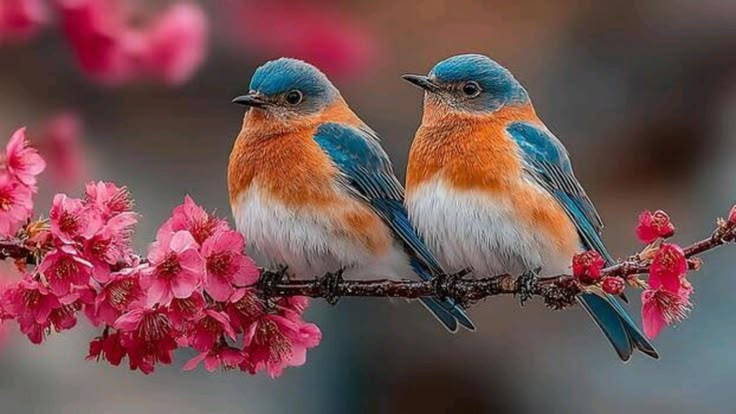
#> input picture EXP-8/123.jpeg, 736 x 414 px
$ jupyter execute 'exp 8.ipynb'
#> lines starting #> are read from the running program, lines starting #| are printed output that depends on the picture; after the words box and inside, x2 and y2 are one past the last pixel; in counts of white or black regions, pixels touching at a corner belong together
# EXPERIMENT – 08

Name: NAVEEN V
Register Number: 212225240098
Experiment Number: 08

[cell 1]
import cv2
import numpy as np
import matplotlib.pyplot as plt

[cell 2]
import cv2
import matplotlib.pyplot as plt

image = cv2.imread("123.jpeg")
#> image is the input picture: shape (414, 736, 3); mean B, G, R 82, 80.4, 116.5

gray_image = cv2.cvtColor(image, cv2.COLOR_BGR2GRAY)
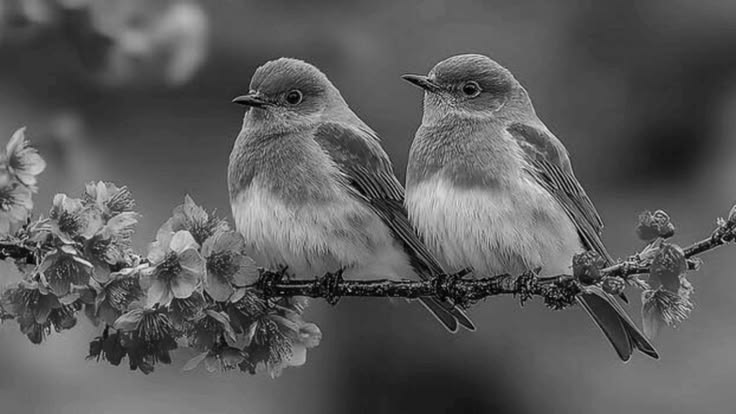
#> gray_image: shape (414, 736); min 0, max 235, mean 91.4

plt.imshow(gray_image, cmap='gray')
plt.axis('off')
plt.show()

[cell 3]
# Original Image
plt.subplot(2, 2, 1)
plt.imshow(cv2.cvtColor(image, cv2.COLOR_BGR2RGB))  # Convert from BGR to RGB for display
plt.title("Original Image")
plt.axis('off')

[cell 4]
# Step 3: Use Global Thresholding to segment the image
# Apply global thresholding with a threshold value of 127
_, global_thresholded = cv2.threshold(gray_image, 127, 255, cv2.THRESH_BINARY)
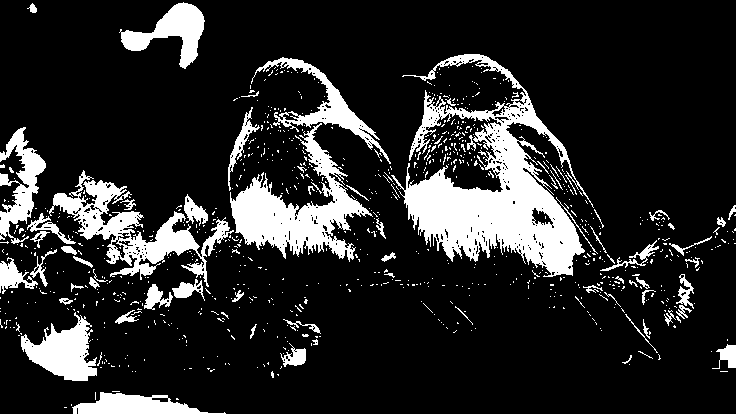
#> global_thresholded: shape (414, 736); 16.1% white; 859 white regions (790 under 20 px), largest, box (x1, y1, x2, y2) and area: (391, 54, 594, 277) 16167, (230, 123, 373, 262) 6821, (49, 170, 234, 287) 5596

[cell 5]
# Global Thresholding
plt.subplot(2, 2, 2)
plt.imshow(global_thresholded, cmap='gray')
plt.title("Global Thresholding")
plt.axis('off')

[cell 6]
adaptive_thresholded = cv2.adaptiveThreshold(
    gray_image,
    255,
    cv2.ADAPTIVE_THRESH_GAUSSIAN_C,
    cv2.THRESH_BINARY,
    11,
    2
)
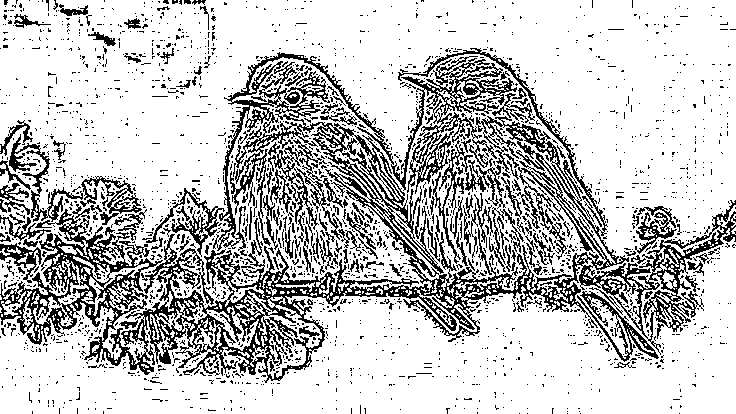
#> adaptive_thresholded: shape (414, 736); 77.2% white; black in thin lines or dots

[cell 7]
plt.subplot(2, 2, 3)
plt.imshow(adaptive_thresholded, cmap='gray')
plt.title("Adaptive Thresholding")
plt.axis('off')

[cell 8]
otsu_thresholded = cv2.threshold(
    gray_image,
    0,
    255,
    cv2.THRESH_BINARY + cv2.THRESH_OTSU
)[1]
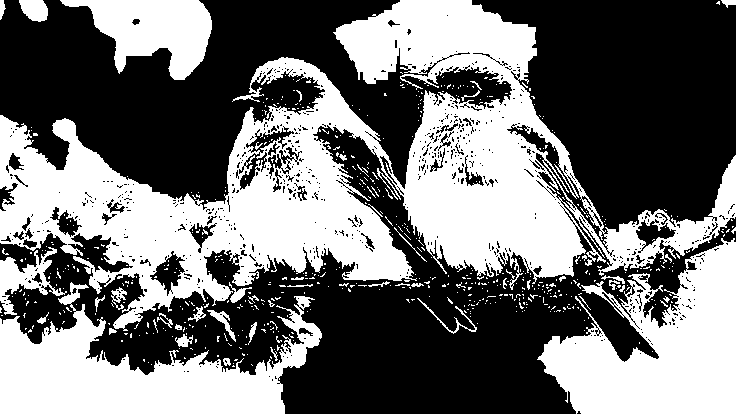
#> otsu_thresholded: shape (414, 736); 44.6% white; 602 white regions (555 under 20 px), largest, box (x1, y1, x2, y2) and area: (0, 0, 736, 331) 83243, (537, 238, 736, 414) 20137, (0, 282, 322, 414) 19423
